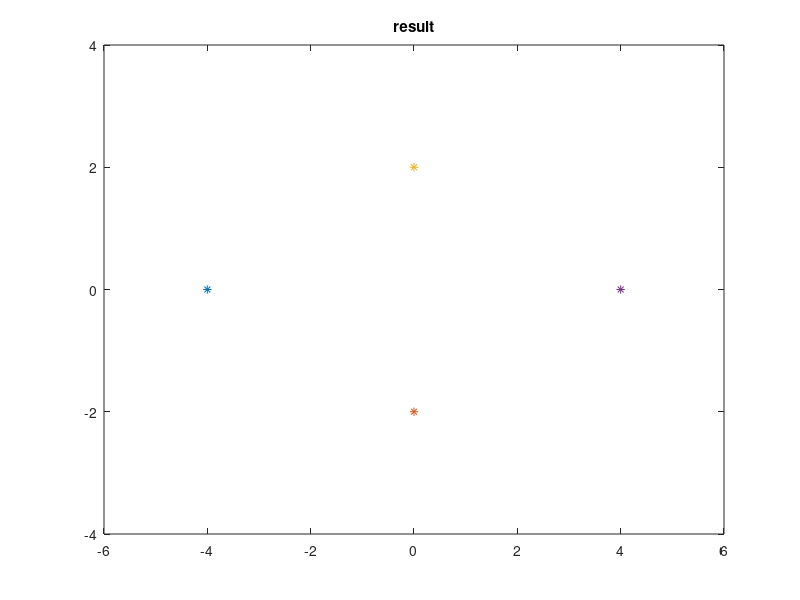

This chart was generated by the following MATLAB code:


X=[2 0 0 -2; 0 1 -1 0];
plot(X(1,1),X(2,1),'*',X(1,2),X(2,2),'*',X(1,3),X(2,3),'*',X(1,4),X(2,4),'*');
axis([-3 3 -2 2])
title('original set')
pause
sf=2;
S=[sf 0;0 sf];

ang=pi/6;
a1=cos(ang);
a2=sin(ang);
R=[a1 a2; -a2 a1];
T0=[3 3 3 3;4 4 4 4];

Y=R*S*X+T0
plot(Y(1,1),Y(2,1),'*',Y(1,2),Y(2,2),'*',Y(1,3),Y(2,3),'*',Y(1,4),Y(2,4),'*');
axis([-4 8 -0 8])
title('transformed  set')
pause

% Y = 6.4641    4.0000    2.0000   -0.4641
%     2.0000    5.7321    2.2679    6.0000

M=mean(Y,2)

% M =  3
%      4

M0=[M(1) M(1) M(1) M(1) ;M(2) M(2) M(2) M(2) ]
C=cov(Y(1,:),Y(2,:))

% C =  8.6667   -3.4641
%     -3.4641    4.6667


[V,D] = eigs(C)

% V =-0.8660   -0.5000
%     0.5000   -0.8660


% D = 10.6667     0
%      0        2.6667

compass([V(1,1),V(2,1)],[V(1,2),V(2,2)]);
% CV=VD
XX=V'*(Y-M0)

plot(XX(1,1),XX(2,1),'*',XX(1,2),XX(2,2),'*',XX(1,3),XX(2,3),'*',XX(1,4),XX(2,4),'*');
axis([-6 6 -4 4])
title('result')
pause

% XX = -4.0000   -0.0000    0.0000    4.0000
%       0.0000   -2.0000    2.0000   -0.0000

CC=cov(XX(1,:),XX(2,:))

% CC = 10.6667   -0.0000
%      -0.0000    2.6667
